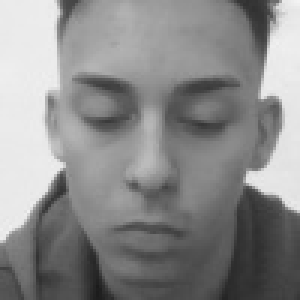
#> input picture Dataset_Creation/Derek/Derek_1031.jpg, 100 x 100 px, given in place of the camera (shown 3 times larger)
$ python Create_dataset.py
#> lines starting #> are read from the running program, lines starting #| are printed output that depends on the picture

# Importing Modules guu
import cv2
import numpy as np
import os
from tqdm import tqdm
#marco was here
def Crete_Folder_Images(name, directory, tn):
    # Creating directory in the file
    if not os.path.exists(directory):
        os.makedirs(directory)
    else:
        print('DIRECTORY with name %s EXIST'%name)
    # Opening vedio mode with frontal face detector
    faceDetect=cv2.CascadeClassifier(cv2.data.haarcascades + "haarcascade_frontalface_default.xml") #cv2.CascadeClassifier('haarcascade_frontalface_default.xml');
    cam=cv2.VideoCapture(0)
    size =(100, 100)
    for i in tqdm(range(1, 1+ tn)):
        ret,img=cam.read()
        gray=cv2.cvtColor(img,cv2.COLOR_BGR2GRAY)  #for GRAY SCALE IMAGES
        faces=faceDetect.detectMultiScale(gray,1.3,5)
        # faces=faceDetect.detectMultiScale(img,1.3,5)    # FOR COLOR IMAGES
        for(x,y,w,h) in faces:
            res = cv2.resize(gray[y:y+h,x:x+w], size, interpolation = cv2.INTER_AREA)
            cv2.imwrite('Datasets/'+str(name)+'/'+str(name)+'_'+str(i)+'.jpg', res)  #for GRAY SCALE IMAGES

            # cv2.imwrite(directory+'/'+str(name)+'-'+str(sn)+'.jpg'
            #             ,img[y:y+h,x:x+w])  # FOR COLOR IMAGES
            cv2.rectangle(img,(x,y),(x+w,y+h),(0,0,255),2)
            cv2.waitKey(200)
        cv2.imshow('DAtaset Creator',img)
        cv2.waitKey(1)
    cam.release()
    cv2.destroyAllWindows()
    print('TASK COMPLETED')

# Taking inputs

name=input('\nEnter your name: ')
#> the answer given: Derek/Derek_1031.jpg

directory='Datasets/'+name
tn= int(input('Enter no.of images to be taken: '))
#> the answer given: 3
Crete_Folder_Images(name, directory, tn)
#> the loop in Crete_Folder_Images, `for i in tqdm(range(1, 1+ tn)):` made 3 passes
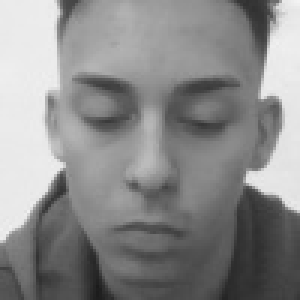
#> input picture Dataset_Creation/Derek/Derek_1031.jpg, 100 x 100 px, given in place of the camera (shown 3 times larger)
#> pass 1, in Crete_Folder_Images, `cv2.imwrite('Datasets/'+str(name)+'/'+str(name)+'_'+str(i)+'.jpg', res)`:
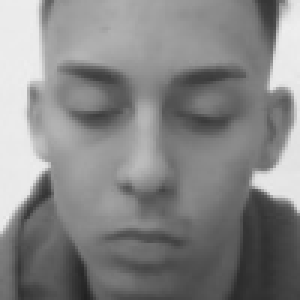
#> saved as Derek_1031.jpg_1.jpg: shape (100, 100) (shown 3 times larger); min 33, max 238, mean 133.3
#> pass 1, in Crete_Folder_Images, `cv2.imshow('DAtaset Creator',img)`:
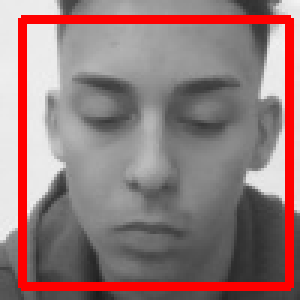
#> window 'DAtaset Creator': shape (100, 100, 3) (shown 3 times larger); mean B, G, R 122, 122, 149.1

$ run again, on Dataset_Creation/Derek/Derek_1079.jpg
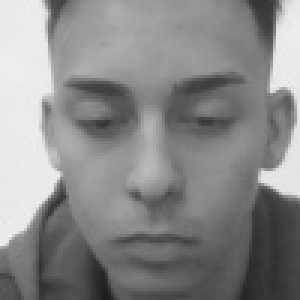
#> input picture Dataset_Creation/Derek/Derek_1079.jpg, 100 x 100 px, given in place of the camera (shown 3 times larger)
#> the loop in Crete_Folder_Images, `for i in tqdm(range(1, 1+ tn)):` made 3 passes
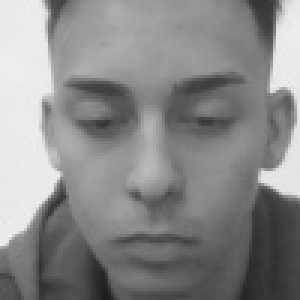
#> input picture Dataset_Creation/Derek/Derek_1079.jpg, 100 x 100 px, given in place of the camera (shown 3 times larger)
#> pass 1, in Crete_Folder_Images, `cv2.imwrite('Datasets/'+str(name)+'/'+str(name)+'_'+str(i)+'.jpg', res)`:
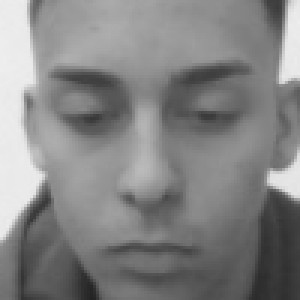
#> saved as Derek_1079.jpg_1.jpg: shape (100, 100) (shown 3 times larger); min 35, max 238, mean 131.9
#> pass 1, in Crete_Folder_Images, `cv2.imshow('DAtaset Creator',img)`:
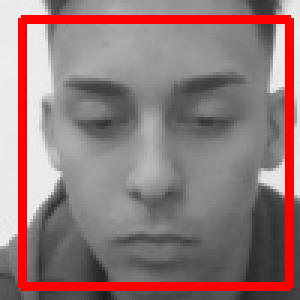
#> window 'DAtaset Creator': shape (100, 100, 3) (shown 3 times larger); mean B, G, R 121, 121, 148.1
